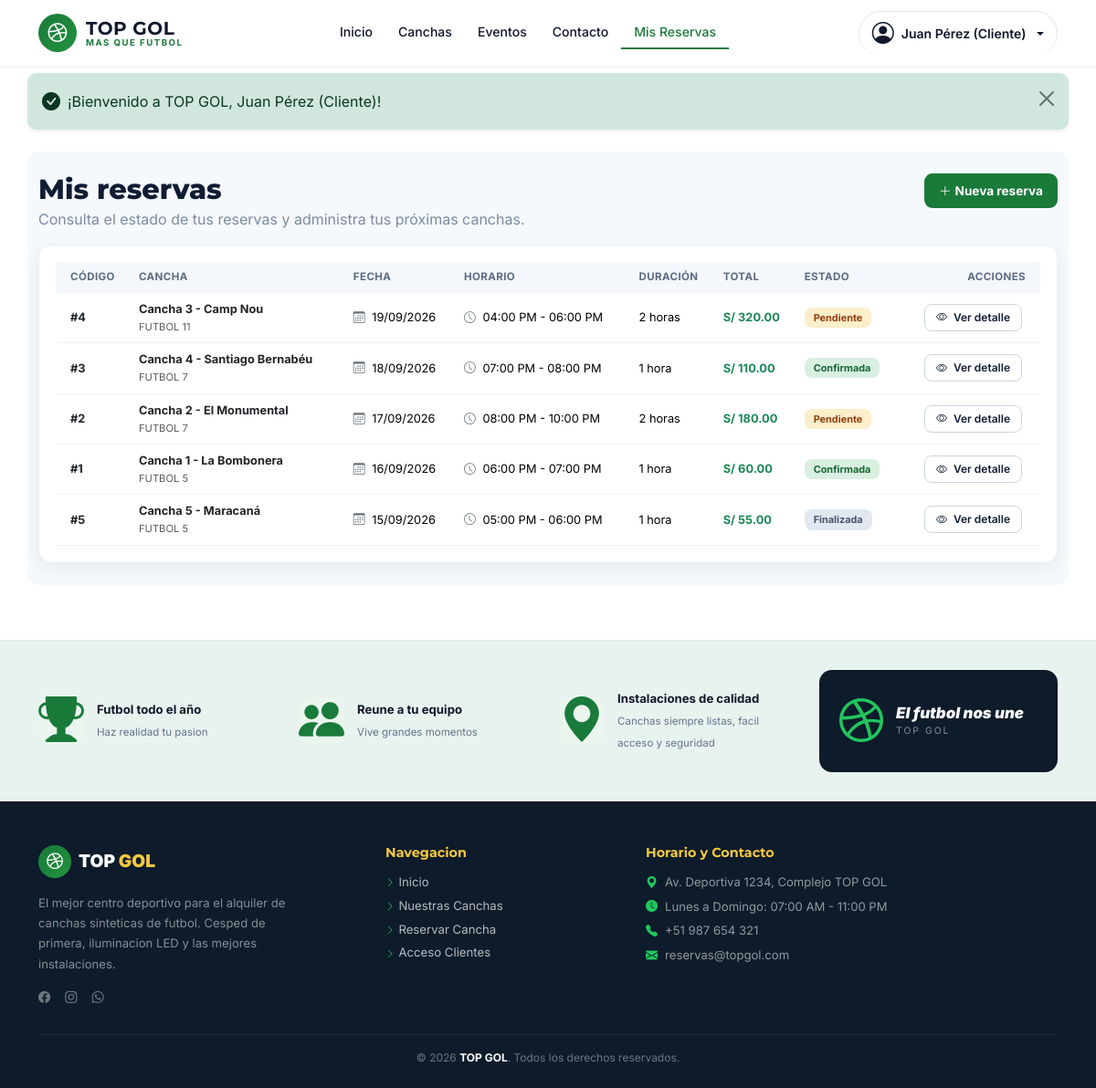
/mis-reservas (signed in), run on the app's committed database.
### tables this page shows
CREATE TABLE `reservas` (
  `id` INT NOT NULL AUTO_INCREMENT,
  `usuario_id` INT NOT NULL,
  `cancha_id` INT NOT NULL,
  `fecha` DATE NOT NULL,
  `hora_inicio` TIME NOT NULL,
  `hora_fin` TIME NOT NULL,
  `duracion_horas` DECIMAL(4,2) NOT NULL DEFAULT 1.00,
  `total_pago` DECIMAL(10,2) NOT NULL,
  `estado` ENUM('pendiente', 'confirmada', 'cancelada', 'finalizada') NOT NULL DEFAULT 'pendiente',
  `observaciones` TEXT DEFAULT NULL,
  `metodo_pago` ENUM('yape', 'transferencia_bcp', 'efectivo') DEFAULT NULL,
  `adelanto_monto` DECIMAL(10,2) NOT NULL DEFAULT 20.00,
  `cliente_nombre` VARCHAR(120) DEFAULT NULL,
  `contacto_telefono` VARCHAR(20) DEFAULT NULL,
  `evento_grupo` VARCHAR(32) DEFAULT NULL,
  `pago_estado` ENUM('pendiente', 'en_revision', 'verificado', 'rechazado') NOT NULL DEFAULT 'pendiente',
  `comprobante_ruta` VARCHAR(500) DEFAULT NULL,
  `comprobante_nombre` VARCHAR(255) DEFAULT NULL,
  `comprobante_tipo` VARCHAR(100) DEFAULT NULL,
  `comprobante_size` INT DEFAULT NULL,
  `comprobante_subido_at` TIMESTAMP NULL DEFAULT NULL,
  `pago_verificado_at` TIMESTAMP NULL DEFAULT NULL,
  `pago_verificado_por` INT DEFAULT NULL,
  `created_at` TIMESTAMP NOT NULL DEFAULT CURRENT_TIMESTAMP,
  `updated_at` TIMESTAMP NOT NULL DEFAULT CURRENT_TIMESTAMP ON UPDATE CURRENT_TIMESTAMP,
  PRIMARY KEY (`id`),
  KEY `idx_reserva_usuario` (`usuario_id`),
  KEY `idx_reserva_cancha` (`cancha_id`),
  KEY `idx_reserva_horario` (`cancha_id`, `fecha`, `hora_inicio`, `hora_fin`),
  KEY `idx_reserva_pago_estado` (`pago_estado`),
  CONSTRAINT `fk_reserva_usuario` FOREIGN KEY (`usuario_id`) REFERENCES `usuarios` (`id`) ON DELETE CASCADE,
  CONSTRAINT `fk_reserva_cancha` FOREIGN KEY (`cancha_id`) REFERENCES `canchas` (`id`) ON DELETE CASCADE,
  CONSTRAINT `fk_reserva_verificado_por` FOREIGN KEY (`pago_verificado_por`) REFERENCES `usuarios` (`id`) ON DELETE SET NULL
);

CREATE TABLE `canchas` (
  `id` INT NOT NULL AUTO_INCREMENT,
  `nombre` VARCHAR(100) NOT NULL,
  `descripcion` TEXT DEFAULT NULL,
  `precio_hora` DECIMAL(10,2) NOT NULL,
  `capacidad` INT NOT NULL,
  `tipo` ENUM('futbol_5', 'futbol_7', 'futbol_11') NOT NULL DEFAULT 'futbol_5',
  `iluminacion` TINYINT(1) NOT NULL DEFAULT 1,
  `techada` TINYINT(1) NOT NULL DEFAULT 0,
  `estado` ENUM('disponible', 'mantenimiento') NOT NULL DEFAULT 'disponible',
  `created_at` TIMESTAMP NOT NULL DEFAULT CURRENT_TIMESTAMP,
  `updated_at` TIMESTAMP NOT NULL DEFAULT CURRENT_TIMESTAMP ON UPDATE CURRENT_TIMESTAMP,
  PRIMARY KEY (`id`)
);

### app/Views/reservas/mis-reservas.php (the view, shortened to what the rows shown need)
<div class="container py-4 det-page">
    <div class="d-flex align-items-start justify-content-between gap-3 flex-wrap mb-3">
        <div>
            <h1 class="det-h1">Mis reservas</h1>
            <p class="det-sub">Consulta el estado de tus reservas y administra tus próximas canchas.</p>
        </div>
        <div class="text-md-end">
            <a href="<?= url('/canchas') ?>" class="btn-nueva">
                <i class="bi bi-plus-lg me-1"></i> Nueva reserva
            </a>
        </div>
    </div>
    <?php if (empty($reservas)): ?>
        <div class="det-card text-center p-5 my-4">
            <div class="mb-3">
                <i class="bi bi-calendar-x text-muted display-1"></i>
            </div>
            <h4 class="fw-bold text-dark">Aún no tienes reservas registradas</h4>
            <p class="text-muted mb-4">¿Listo para jugar un partido? Elige una de nuestras canchas de fútbol 5, 7 u 11.</p>
            <div>
                <a href="<?= url('/canchas') ?>" class="btn-nueva">
                    <i class="bi bi-dribbble me-1"></i> Explorar canchas disponibles
                </a>
            </div>
        </div>
    <?php else: ?>
        <div class="det-card">
            <div class="table-responsive">
                <table class="table det-table table-hover align-middle mb-0">
                    <thead>
                        <tr>
                            <th class="ps-3">Código</th>
                            <th>Cancha</th>
                            <th>Fecha</th>
                            <th>Horario</th>
                            <th>Duración</th>
                            <th>Total</th>
                            <th>Estado</th>
                            <th class="text-end pe-3">Acciones</th>
                        </tr>
                    </thead>
                    <tbody>
                        <?php foreach ($reservas as $r): ?>
                            <?php
                                $estadoCls = match($r['estado']) {
                                    'confirmada' => 'ok',
                                    'pendiente'  => 'warn',
                                    'cancelada'  => 'bad',
                                    'finalizada' => 'fin',
                                    default      => 'mut'
                                };
                            ?>
                            <tr>
                                <td class="ps-3 fw-bold text-dark">#<?= $r['id'] ?></td>
                                <td>
                                    <div class="fw-bold text-dark"><?= htmlspecialchars($r['cancha_nombre']) ?></div>
                                    <small class="text-muted"><?= strtoupper(str_replace('_', ' ', $r['cancha_tipo'])) ?></small>
                                </td>
                                <td>
                                    <i class="bi bi-calendar3 text-secondary me-1"></i>
                                    <?= date('d/m/Y', strtotime($r['fecha'])) ?>
                                </td>
                                <td>
                                    <i class="bi bi-clock text-secondary me-1"></i>
                                    <?= date('h:i A', strtotime($r['hora_inicio'])) ?> - <?= date('h:i A', strtotime($r['hora_fin'])) ?>
                                </td>
                                <td><?php $dh=(float)$r['duracion_horas']; echo $dh==0.5 ? '30 minutos' : ($dh==1 ? '1 hora' : rtrim(rtrim(number_format($dh,1), '0'), '.') . ' horas'); ?></td>
                                <td class="fw-bold text-success"><?= formatPrice($r['total_pago']) ?></td>
                                <td>
                                    <span class="pill <?= $estadoCls ?>">
                                        <?= ucfirst($r['estado']) ?>
                                    </span>
                                </td>
                                <td class="text-end pe-3" style="white-space:nowrap;">
                                    <a href="<?= url('/mis-reservas/' . $r['id']) ?>" class="btn-ver">
                                        <i class="bi bi-eye me-1"></i> Ver detalle
                                    </a>
                                </td>
                            </tr>
                        <?php endforeach; ?>
                    </tbody>
                </table>
            </div>
        </div>
    <?php endif; ?>
</div>

### app/Core/Router.php (shortened to what the rows shown need)
<?php
class Router {
    private array $rutas = [
        'GET'  => [],
        'POST' => []
    ];
    private function registrar(string $metodo, string $ruta, string $accion, array $middlewares): void {
        $rutaNormalizada = '/' . trim($ruta, '/');
        preg_match_all('/\{([a-zA-Z0-9_]+)\}/', $rutaNormalizada, $matches);
        $nombresParametros = $matches[1] ?? [];
        $regex = preg_replace('/\{[a-zA-Z0-9_]+\}/', '([^/]+)', $rutaNormalizada);
        $regexFinal = '#^' . $regex . '$#';
        $this->rutas[$metodo][] = [
            'ruta'        => $rutaNormalizada,
            'regex'       => $regexFinal,
            'accion'      => $accion,
            'params'      => $nombresParametros,
            'middlewares' => $middlewares
        ];
    }
    public function dispatch(): void {
        $metodo = $_SERVER['REQUEST_METHOD'] ?? 'GET';
        $uri = $this->obtenerRutaActual();
        foreach ($this->rutas[$metodo] as $rutaInfo) {
            if (preg_match($rutaInfo['regex'], $uri, $matches)) {
                array_shift($matches);
                $this->ejecutarAccion($rutaInfo['accion'], $matches);
                return;
            }
        }
    }
    private function obtenerRutaActual(): string {
        if (!empty($_GET['url']) && $_GET['url'] !== 'index.php') {
            $uri = '/' . trim((string)$_GET['url'], '/');
            return $uri === '//' ? '/' : $uri;
        }
        $requestUri = $_SERVER['REQUEST_URI'] ?? '/';
        $requestUri = preg_replace('#^/public(/|$)#', '$1', $requestUri);
        $requestUri = preg_replace('#^/index\.php(/|$)#', '$1', $requestUri);
        $uri = '/' . trim($requestUri, '/');
        return $uri === '//' ? '/' : $uri;
    }
    private function ejecutarAccion(string $accion, array $params): void {
        [$controladorNombre, $metodo] = explode('@', $accion);
        $controlador = new $claseCompleta();
        call_user_func_array([$controlador, $metodo], $params);
    }
}

### data on the page
reservas: id "4", cancha.nombre "Cancha 3 - Camp Nou", cancha.tipo "FUTBOL 11", fecha "19/09/2026", hora_inicio "04:00 PM", hora_fin "06:00 PM", duracion_horas "2", total_pago "S/ 320.00", estado "Pendiente"
reservas: id "3", cancha.nombre "Cancha 4 - Santiago Bernabéu", cancha.tipo "FUTBOL 7", fecha "18/09/2026", hora_inicio "07:00 PM", hora_fin "08:00 PM", duracion_horas "1 hora", total_pago "S/ 110.00", estado "Confirmada"
reservas: id "2", cancha.nombre "Cancha 2 - El Monumental", cancha.tipo "FUTBOL 7", fecha "17/09/2026", hora_inicio "08:00 PM", hora_fin "10:00 PM", duracion_horas "2", total_pago "S/ 180.00", estado "Pendiente"
reservas: id "1", cancha.nombre "Cancha 1 - La Bombonera", cancha.tipo "FUTBOL 5", fecha "16/09/2026", hora_inicio "06:00 PM", hora_fin "07:00 PM", duracion_horas "1 hora", total_pago "S/ 60.00", estado "Confirmada"
reservas: id "5", cancha.nombre "Cancha 5 - Maracaná", cancha.tipo "FUTBOL 5", fecha "15/09/2026", hora_inicio "05:00 PM", hora_fin "06:00 PM", duracion_horas "1 hora", total_pago "S/ 55.00", estado "Finalizada"

### other printed values
$mensaje "¡Bienvenido a TOP GOL, Juan Pérez (Cliente)!"
